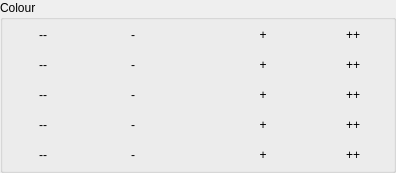
            <widget class="QGroupBox" name="groupBox_4">
             <property name="title">
              <string>Colour</string>
             </property>
             <layout class="QVBoxLayout" name="verticalLayout_5">
              <property name="spacing">
               <number>0</number>
              </property>
              <property name="leftMargin">
               <number>0</number>
              </property>
              <property name="topMargin">
               <number>0</number>
              </property>
              <property name="rightMargin">
               <number>0</number>
              </property>
              <property name="bottomMargin">
               <number>0</number>
              </property>
              <item>
               <layout class="QVBoxLayout" name="verticalLayout_2">
                <property name="spacing">
                 <number>0</number>
                </property>
                <property name="bottomMargin">
                 <number>0</number>
                </property>
                <item>
                 <layout class="QHBoxLayout" name="horizontalLayout_6">
                  <property name="spacing">
                   <number>10</number>
                  </property>
                  <property name="rightMargin">
                   <number>0</number>
                  </property>
                  <property name="bottomMargin">
                   <number>0</number>
                  </property>
                  <item>
                   <widget class="QPushButton" name="edit_brightness_mmin_button">
                    <property name="text">
                     <string>--</string>
                    </property>
                    <property name="flat">
                     <bool>true</bool>
                    </property>
                   </widget>
                  </item>
                  <item>
                   <widget class="QPushButton" name="edit_brightness_min_button">
                    <property name="text">
                     <string>-</string>
                    </property>
                    <property name="flat">
                     <bool>true</bool>
                    </property>
                   </widget>
                  </item>
                  <item>
                   <widget class="QLabel" name="label_2">
                    <property name="sizePolicy">
                     <sizepolicy hsizetype="Fixed" vsizetype="Fixed">
                      <horstretch>0</horstretch>
                      <verstretch>0</verstretch>
                     </sizepolicy>
                    </property>
                    <property name="minimumSize">
                     <size>
                      <width>30</width>
                      <height>30</height>
                     </size>
                    </property>
                    <property name="maximumSize">
                     <size>
                      <width>30</width>
                      <height>30</height>
                     </size>
                    </property>
                    <property name="toolTip">
                     <string>Brightness</string>
                    </property>
                    <property name="statusTip">
                     <string>Brightness</string>
                    </property>
                    <property name="text">
                     <string/>
                    </property>
                    <property name="pixmap">
                     <pixmap resource="../resources/resources.qrc">:/brightness_icon.png</pixmap>
                    </property>
                    <property name="scaledContents">
                     <bool>true</bool>
                    </property>
                   </widget>
                  </item>
                  <item>
                   <widget class="QPushButton" name="edit_brightness_plus_button">
                    <property name="text">
                     <string>+</string>
                    </property>
                    <property name="flat">
                     <bool>true</bool>
                    </property>
                   </widget>
                  </item>
                  <item>
                   <widget class="QPushButton" name="edit_brightness_pplus_button">
                    <property name="text">
                     <string>++</string>
                    </property>
                    <property name="flat">
                     <bool>true</bool>
                    </property>
                   </widget>
                  </item>
                 </layout>
                </item>
                <item>
                 <layout class="QHBoxLayout" name="horizontalLayout_7">
                  <property name="spacing">
                   <number>10</number>
                  </property>
                  <property name="bottomMargin">
                   <number>0</number>
                  </property>
                  <item>
                   <widget class="QPushButton" name="edit_saturation_mmin_button">
                    <property name="text">
                     <string>--</string>
                    </property>
                    <property name="flat">
                     <bool>true</bool>
                    </property>
                   </widget>
                  </item>
                  <item>
                   <widget class="QPushButton" name="edit_saturation_min_button">
                    <property name="text">
                     <string>-</string>
                    </property>
                    <property name="flat">
                     <bool>true</bool>
                    </property>
                   </widget>
                  </item>
                  <item>
                   <widget class="QLabel" name="label_3">
                    <property name="sizePolicy">
                     <sizepolicy hsizetype="Fixed" vsizetype="Fixed">
                      <horstretch>0</horstretch>
                      <verstretch>0</verstretch>
                     </sizepolicy>
                    </property>
                    <property name="minimumSize">
                     <size>
                      <width>30</width>
                      <height>30</height>
                     </size>
                    </property>
                    <property name="maximumSize">
                     <size>
                      <width>30</width>
                      <height>30</height>
                     </size>
                    </property>
                    <property name="toolTip">
                     <string>Saturation</string>
                    </property>
                    <property name="statusTip">
                     <string>Saturation</string>
                    </property>
                    <property name="text">
                     <string/>
                    </property>
                    <property name="pixmap">
                     <pixmap resource="../resources/resources.qrc">:/saturation_icon.png</pixmap>
                    </property>
                    <property name="scaledContents">
                     <bool>true</bool>
                    </property>
                   </widget>
                  </item>
                  <item>
                   <widget class="QPushButton" name="edit_saturation_plus_button">
                    <property name="text">
                     <string>+</string>
                    </property>
                    <property name="flat">
                     <bool>true</bool>
                    </property>
                   </widget>
                  </item>
                  <item>
                   <widget class="QPushButton" name="edit_saturation_pplus_button">
                    <property name="text">
                     <string>++</string>
                    </property>
                    <property name="flat">
                     <bool>true</bool>
                    </property>
                   </widget>
                  </item>
                 </layout>
                </item>
                <item>
                 <layout class="QHBoxLayout" name="horizontalLayout_9">
                  <property name="spacing">
                   <number>10</number>
                  </property>
                  <property name="bottomMargin">
                   <number>0</number>
                  </property>
                  <item>
                   <widget class="QPushButton" name="edit_red_mmin_button">
                    <property name="text">
                     <string>--</string>
                    </property>
                    <property name="flat">
                     <bool>true</bool>
                    </property>
                   </widget>
                  </item>
                  <item>
                   <widget class="QPushButton" name="edit_red_min_button">
                    <property name="text">
                     <string>-</string>
                    </property>
                    <property name="flat">
                     <bool>true</bool>
                    </property>
                   </widget>
                  </item>
                  <item>
                   <widget class="QLabel" name="label_5">
                    <property name="sizePolicy">
                     <sizepolicy hsizetype="Fixed" vsizetype="Fixed">
                      <horstretch>0</horstretch>
                      <verstretch>0</verstretch>
                     </sizepolicy>
                    </property>
                    <property name="minimumSize">
                     <size>
                      <width>30</width>
                      <height>30</height>
                     </size>
                    </property>
                    <property name="maximumSize">
                     <size>
                      <width>30</width>
                      <height>30</height>
                     </size>
                    </property>
                    <property name="toolTip">
                     <string>Red colour</string>
                    </property>
                    <property name="statusTip">
                     <string>Red colour</string>
                    </property>
                    <property name="text">
                     <string/>
                    </property>
                    <property name="pixmap">
                     <pixmap resource="../resources/resources.qrc">:/red_colour_icon.png</pixmap>
                    </property>
                    <property name="scaledContents">
                     <bool>true</bool>
                    </property>
                   </widget>
                  </item>
                  <item>
                   <widget class="QPushButton" name="edit_red_plus_button">
                    <property name="text">
                     <string>+</string>
                    </property>
                    <property name="flat">
                     <bool>true</bool>
                    </property>
                   </widget>
                  </item>
                  <item>
                   <widget class="QPushButton" name="edit_red_pplus_button">
                    <property name="text">
                     <string>++</string>
                    </property>
                    <property name="flat">
                     <bool>true</bool>
                    </property>
                   </widget>
                  </item>
                 </layout>
                </item>
                <item>
                 <layout class="QHBoxLayout" name="horizontalLayout_10">
                  <property name="spacing">
                   <number>10</number>
                  </property>
                  <property name="bottomMargin">
                   <number>0</number>
                  </property>
                  <item>
                   <widget class="QPushButton" name="edit_green_mmin_button">
                    <property name="text">
                     <string>--</string>
                    </property>
                    <property name="flat">
                     <bool>true</bool>
                    </property>
                   </widget>
                  </item>
                  <item>
                   <widget class="QPushButton" name="edit_green_min_button">
                    <property name="text">
                     <string>-</string>
                    </property>
                    <property name="flat">
                     <bool>true</bool>
                    </property>
                   </widget>
                  </item>
                  <item>
                   <widget class="QLabel" name="label_6">
                    <property name="sizePolicy">
                     <sizepolicy hsizetype="Fixed" vsizetype="Fixed">
                      <horstretch>0</horstretch>
                      <verstretch>0</verstretch>
                     </sizepolicy>
                    </property>
                    <property name="minimumSize">
                     <size>
                      <width>30</width>
                      <height>30</height>
                     </size>
                    </property>
                    <property name="maximumSize">
                     <size>
                      <width>30</width>
                      <height>30</height>
                     </size>
                    </property>
                    <property name="toolTip">
                     <string>Green colour</string>
                    </property>
                    <property name="statusTip">
                     <string>Green colour</string>
                    </property>
                    <property name="text">
                     <string/>
                    </property>
                    <property name="pixmap">
                     <pixmap resource="../resources/resources.qrc">:/green_colour_icon.png</pixmap>
                    </property>
                    <property name="scaledContents">
                     <bool>true</bool>
                    </property>
                   </widget>
                  </item>
                  <item>
                   <widget class="QPushButton" name="edit_green_plus_button">
                    <property name="text">
                     <string>+</string>
                    </property>
                    <property name="flat">
                     <bool>true</bool>
                    </property>
                   </widget>
                  </item>
                  <item>
                   <widget class="QPushButton" name="edit_green_pplus_button">
                    <property name="text">
                     <string>++</string>
                    </property>
                    <property name="flat">
                     <bool>true</bool>
                    </property>
                   </widget>
                  </item>
                 </layout>
                </item>
                <item>
                 <layout class="QHBoxLayout" name="horizontalLayout_11">
                  <property name="spacing">
                   <number>10</number>
                  </property>
                  <property name="bottomMargin">
                   <number>0</number>
                  </property>
                  <item>
                   <widget class="QPushButton" name="edit_blue_mmin_button">
                    <property name="text">
                     <string>--</string>
                    </property>
                    <property name="flat">
                     <bool>true</bool>
                    </property>
                   </widget>
                  </item>
                  <item>
                   <widget class="QPushButton" name="edit_blue_min_button">
                    <property name="text">
                     <string>-</string>
                    </property>
                    <property name="flat">
                     <bool>true</bool>
                    </property>
                   </widget>
                  </item>
                  <item>
                   <widget class="QLabel" name="label_7">
                    <property name="sizePolicy">
                     <sizepolicy hsizetype="Fixed" vsizetype="Fixed">
                      <horstretch>0</horstretch>
                      <verstretch>0</verstretch>
                     </sizepolicy>
                    </property>
                    <property name="minimumSize">
                     <size>
                      <width>30</width>
                      <height>30</height>
                     </size>
                    </property>
                    <property name="maximumSize">
                     <size>
                      <width>30</width>
                      <height>30</height>
                     </size>
                    </property>
                    <property name="toolTip">
                     <string>Blue colour</string>
                    </property>
                    <property name="statusTip">
                     <string>Blue colour</string>
                    </property>
                    <property name="text">
                     <string/>
                    </property>
                    <property name="pixmap">
                     <pixmap resource="../resources/resources.qrc">:/blue_colour_icon.png</pixmap>
                    </property>
                    <property name="scaledContents">
                     <bool>true</bool>
                    </property>
                   </widget>
                  </item>
                  <item>
                   <widget class="QPushButton" name="edit_blue_plus_button">
                    <property name="text">
                     <string>+</string>
                    </property>
                    <property name="flat">
                     <bool>true</bool>
                    </property>
                   </widget>
                  </item>
                  <item>
                   <widget class="QPushButton" name="edit_blue_pplus_button">
                    <property name="text">
                     <string>++</string>
                    </property>
                    <property name="flat">
                     <bool>true</bool>
                    </property>
                   </widget>
                  </item>
                 </layout>
                </item>
               </layout>
              </item>
             </layout>
            </widget>
